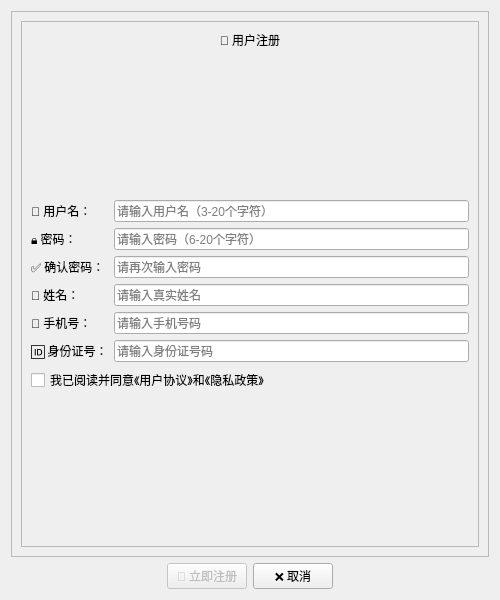
<?xml version="1.0" encoding="utf-8"?>
<ui version="4.0">
	<class>RegisterDialog</class>
	<widget class="QDialog" name="RegisterDialog">
		<property name="geometry">
			<rect>
				<x>0</x>
				<y>0</y>
				<width>500</width>
				<height>600</height>
			</rect>
		</property>
		<property name="minimumSize">
			<size>
				<width>500</width>
				<height>600</height>
			</size>
		</property>
		<property name="maximumSize">
			<size>
				<width>600</width>
				<height>600</height>
			</size>
		</property>
		<property name="windowTitle">
			<string>用户注册 - 铁路票务系统</string>
		</property>
		<property name="styleSheet">
			<string>
				QDialog {
				background: qlineargradient(x1: 0, y1: 0, x2: 0, y2: 1,
				stop: 0 #4facfe, stop: 1 #00f2fe);
				font-family: "Microsoft YaHei", "Segoe UI";
				}
				QScrollArea {
				border: none;
				background: transparent;
				}
				QScrollArea > QWidget > QWidget {
				background: transparent;
				}
				QFrame#registerFrame {
				background-color: white;
				border-radius: 12px;
				padding: 25px;
				margin: 20px;
				}
				QLabel {
				color: #2d3748;
				font-weight: 500;
				font-size: 14px;
				}
				QLabel#titleLabel {
				font-size: 22px;
				font-weight: bold;
				color: #2d3748;
				padding: 10px;
				}
				QLineEdit {
				padding: 12px;
				border: 2px solid #e2e8f0;
				border-radius: 6px;
				background-color: #f7fafc;
				font-size: 14px;
				selection-background-color: #4299e1;
				}
				QLineEdit:focus {
				border-color: #4299e1;
				background-color: white;
				}
				QLineEdit:placeholder {
				color: #a0aec0;
				}
				QLineEdit[isValid="false"] {
				border-color: #f56565;
				background-color: #fed7d7;
				}
				QLineEdit[isValid="true"] {
				border-color: #48bb78;
				}
				QPushButton {
				padding: 12px 20px;
				border: none;
				border-radius: 6px;
				font-weight: 600;
				font-size: 14px;
				margin: 5px;
				}
				QPushButton#registerBtn {
				background-color: #48bb78;
				color: white;
				}
				QPushButton#registerBtn:hover {
				background-color: #38a169;
				}
				QPushButton#registerBtn:pressed {
				background-color: #2f855a;
				}
				QPushButton#registerBtn:disabled {
				background-color: #a0aec0;
				color: #e2e8f0;
				}
				QPushButton#cancelBtn {
				background-color: #718096;
				color: white;
				}
				QPushButton#cancelBtn:hover {
				background-color: #4a5568;
				}
				QCheckBox {
				color: #4a5568;
				spacing: 8px;
				font-size: 13px;
				}
				QCheckBox::indicator {
				width: 16px;
				height: 16px;
				border: 2px solid #cbd5e0;
				border-radius: 3px;
				}
				QCheckBox::indicator:checked {
				background-color: #4299e1;
				border-color: #4299e1;
				}
				.validationIcon {
				color: #e53e3e;
				font-weight: bold;
				}
				.validationIcon.valid {
				color: #38a169;
				}
			</string>
		</property>
		<layout class="QVBoxLayout" name="mainLayout">
			<item>
				<widget class="QScrollArea" name="scrollArea">
					<property name="widgetResizable">
						<bool>true</bool>
					</property>
					<property name="alignment">
						<set>Qt::AlignHCenter</set>
					</property>
					<widget class="QWidget" name="scrollAreaWidgetContents">
						<property name="geometry">
							<rect>
								<x>0</x>
								<y>0</y>
								<width>480</width>
								<height>500</height>
							</rect>
						</property>
						<layout class="QVBoxLayout" name="scrollLayout">
							<item>
								<widget class="QFrame" name="registerFrame">
									<property name="objectName">
										<string>registerFrame</string>
									</property>
									<property name="frameShape">
										<enum>QFrame::StyledPanel</enum>
									</property>
									<property name="frameShadow">
										<enum>QFrame::Raised</enum>
									</property>
									<layout class="QVBoxLayout" name="formContainerLayout">
										<item>
											<widget class="QLabel" name="titleLabel">
												<property name="text">
													<string>📝 用户注册</string>
												</property>
												<property name="alignment">
													<set>Qt::AlignCenter</set>
												</property>
												<property name="objectName">
													<string>titleLabel</string>
												</property>
											</widget>
										</item>
										<item>
											<spacer name="titleSpacer">
												<property name="orientation">
													<enum>Qt::Vertical</enum>
												</property>
												<property name="sizeHint" stdset="0">
													<size>
														<width>20</width>
														<height>20</height>
													</size>
												</property>
											</spacer>
										</item>
										<item>
											<layout class="QGridLayout" name="formLayout">
												<item row="0" column="0">
													<widget class="QLabel" name="usernameLabel">
														<property name="text">
															<string>👤 用户名：</string>
														</property>
														<property name="toolTip">
															<string>请输入3-20个字符的用户名</string>
														</property>
													</widget>
												</item>
												<item row="0" column="1">
													<widget class="QLineEdit" name="usernameEdit">
														<property name="placeholderText">
															<string>请输入用户名（3-20个字符）</string>
														</property>
														<property name="clearButtonEnabled">
															<bool>true</bool>
														</property>
														<property name="maxLength">
															<number>20</number>
														</property>
													</widget>
												</item>
												<item row="1" column="0">
													<widget class="QLabel" name="passwordLabel">
														<property name="text">
															<string>🔒 密码：</string>
														</property>
														<property name="toolTip">
															<string>请输入6-20个字符的密码</string>
														</property>
													</widget>
												</item>
												<item row="1" column="1">
													<widget class="QLineEdit" name="passwordEdit">
														<property name="echoMode">
															<enum>QLineEdit::Password</enum>
														</property>
														<property name="placeholderText">
															<string>请输入密码（6-20个字符）</string>
														</property>
														<property name="maxLength">
															<number>20</number>
														</property>
													</widget>
												</item>
												<item row="2" column="0">
													<widget class="QLabel" name="confirmPasswordLabel">
														<property name="text">
															<string>✅ 确认密码：</string>
														</property>
													</widget>
												</item>
												<item row="2" column="1">
													<widget class="QLineEdit" name="confirmPasswordEdit">
														<property name="echoMode">
															<enum>QLineEdit::Password</enum>
														</property>
														<property name="placeholderText">
															<string>请再次输入密码</string>
														</property>
													</widget>
												</item>
												<item row="3" column="0">
													<widget class="QLabel" name="displayNameLabel">
														<property name="text">
															<string>👔 姓名：</string>
														</property>
														<property name="toolTip">
															<string>请输入真实姓名</string>
														</property>
													</widget>
												</item>
												<item row="3" column="1">
													<widget class="QLineEdit" name="displayNameEdit">
														<property name="placeholderText">
															<string>请输入真实姓名</string>
														</property>
													</widget>
												</item>
												<item row="4" column="0">
													<widget class="QLabel" name="phoneLabel">
														<property name="text">
															<string>📱 手机号：</string>
														</property>
														<property name="toolTip">
															<string>请输入11位手机号码</string>
														</property>
													</widget>
												</item>
												<item row="4" column="1">
													<widget class="QLineEdit" name="phoneEdit">
														<property name="placeholderText">
															<string>请输入手机号码</string>
														</property>
														<property name="inputMask">
															<string>99999999999</string>
														</property>
														<property name="maxLength">
															<number>11</number>
														</property>
													</widget>
												</item>
												<item row="5" column="0">
													<widget class="QLabel" name="idCardLabel">
														<property name="text">
															<string>🆔 身份证号：</string>
														</property>
														<property name="toolTip">
															<string>请输入18位身份证号码</string>
														</property>
													</widget>
												</item>
												<item row="5" column="1">
													<widget class="QLineEdit" name="idCardEdit">
														<property name="placeholderText">
															<string>请输入身份证号码</string>
														</property>
														<property name="maxLength">
															<number>18</number>
														</property>
													</widget>
												</item>
											</layout>
										</item>
										<item>
											<widget class="QCheckBox" name="termsCheckBox">
												<property name="text">
													<string>我已阅读并同意《用户协议》和《隐私政策》</string>
												</property>
											</widget>
										</item>
										<item>
											<spacer name="formSpacer">
												<property name="orientation">
													<enum>Qt::Vertical</enum>
												</property>
												<property name="sizeHint" stdset="0">
													<size>
														<width>20</width>
														<height>15</height>
													</size>
												</property>
											</spacer>
										</item>
									</layout>
								</widget>
							</item>
						</layout>
					</widget>
				</widget>
			</item>
			<item>
				<layout class="QHBoxLayout" name="buttonLayout">
					<item>
						<spacer name="leftButtonSpacer">
							<property name="orientation">
								<enum>Qt::Horizontal</enum>
							</property>
							<property name="sizeHint" stdset="0">
								<size>
									<width>40</width>
									<height>20</height>
								</size>
							</property>
						</spacer>
					</item>
					<item>
						<widget class="QPushButton" name="registerBtn">
							<property name="text">
								<string>🚀 立即注册</string>
							</property>
							<property name="objectName">
								<string>registerBtn</string>
							</property>
							<property name="enabled">
								<bool>false</bool>
							</property>
						</widget>
					</item>
					<item>
						<widget class="QPushButton" name="cancelBtn">
							<property name="text">
								<string>❌ 取消</string>
							</property>
							<property name="objectName">
								<string>cancelBtn</string>
							</property>
						</widget>
					</item>
					<item>
						<spacer name="rightButtonSpacer">
							<property name="orientation">
								<enum>Qt::Horizontal</enum>
							</property>
							<property name="sizeHint" stdset="0">
								<size>
									<width>40</width>
									<height>20</height>
								</size>
							</property>
						</spacer>
					</item>
				</layout>
			</item>
		</layout>
	</widget>
	<resources/>
	<connections/>
</ui>
